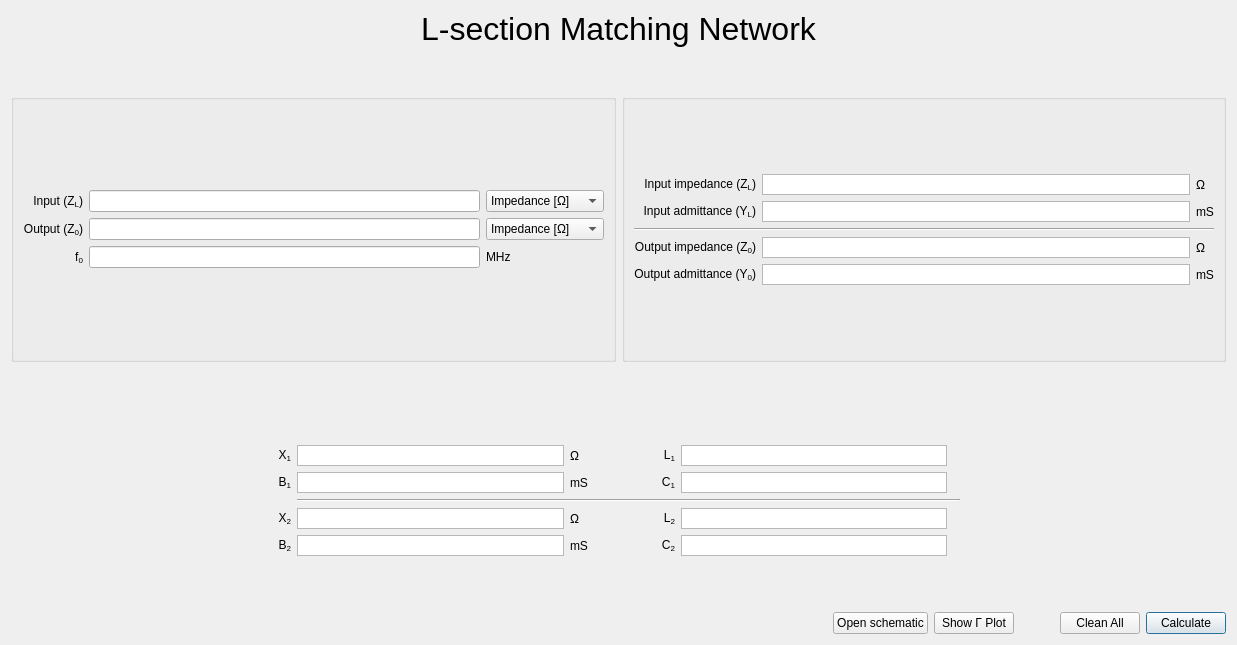
                <widget class="QWidget" name="scrollAreaWidgetContents_3">
                 <property name="geometry">
                  <rect>
                   <x>0</x>
                   <y>0</y>
                   <width>1237</width>
                   <height>645</height>
                  </rect>
                 </property>
                 <layout class="QVBoxLayout" name="verticalLayout_12">
                  <item>
                   <layout class="QVBoxLayout" name="verticalLayout_2">
                    <item>
                     <widget class="QLabel" name="label_19">
                      <property name="text">
                       <string>&lt;html&gt;&lt;head/&gt;&lt;body&gt;&lt;p&gt;&lt;span style=&quot; font-size:24pt;&quot;&gt;L-section Matching Network&lt;/span&gt;&lt;/p&gt;&lt;/body&gt;&lt;/html&gt;</string>
                      </property>
                      <property name="alignment">
                       <set>Qt::AlignCenter</set>
                      </property>
                     </widget>
                    </item>
                    <item>
                     <spacer name="verticalSpacer_4">
                      <property name="orientation">
                       <enum>Qt::Vertical</enum>
                      </property>
                      <property name="sizeType">
                       <enum>QSizePolicy::Fixed</enum>
                      </property>
                      <property name="sizeHint" stdset="0">
                       <size>
                        <width>20</width>
                        <height>40</height>
                       </size>
                      </property>
                     </spacer>
                    </item>
                    <item>
                     <layout class="QGridLayout" name="gridLayout_5">
                      <item row="2" column="0" colspan="2">
                       <layout class="QGridLayout" name="gridLayout_2">
                        <item row="2" column="6">
                         <widget class="QTextBrowser" name="C1_box">
                          <property name="maximumSize">
                           <size>
                            <width>16777215</width>
                            <height>21</height>
                           </size>
                          </property>
                          <property name="verticalScrollBarPolicy">
                           <enum>Qt::ScrollBarAlwaysOff</enum>
                          </property>
                         </widget>
                        </item>
                        <item row="5" column="2">
                         <widget class="QTextBrowser" name="B2_box">
                          <property name="maximumSize">
                           <size>
                            <width>8777215</width>
                            <height>21</height>
                           </size>
                          </property>
                          <property name="verticalScrollBarPolicy">
                           <enum>Qt::ScrollBarAlwaysOff</enum>
                          </property>
                         </widget>
                        </item>
                        <item row="5" column="6">
                         <widget class="QTextBrowser" name="C2_box">
                          <property name="maximumSize">
                           <size>
                            <width>16777215</width>
                            <height>21</height>
                           </size>
                          </property>
                          <property name="verticalScrollBarPolicy">
                           <enum>Qt::ScrollBarAlwaysOff</enum>
                          </property>
                         </widget>
                        </item>
                        <item row="5" column="5">
                         <widget class="QLabel" name="label_87">
                          <property name="text">
                           <string>C&lt;sub&gt;2&lt;/sub&gt;</string>
                          </property>
                          <property name="alignment">
                           <set>Qt::AlignRight|Qt::AlignTrailing|Qt::AlignVCenter</set>
                          </property>
                         </widget>
                        </item>
                        <item row="4" column="2">
                         <widget class="QTextBrowser" name="X2_box">
                          <property name="maximumSize">
                           <size>
                            <width>8777215</width>
                            <height>21</height>
                           </size>
                          </property>
                          <property name="verticalScrollBarPolicy">
                           <enum>Qt::ScrollBarAlwaysOff</enum>
                          </property>
                         </widget>
                        </item>
                        <item row="1" column="2">
                         <widget class="QTextBrowser" name="X1_box">
                          <property name="maximumSize">
                           <size>
                            <width>8777215</width>
                            <height>21</height>
                           </size>
                          </property>
                          <property name="verticalScrollBarPolicy">
                           <enum>Qt::ScrollBarAlwaysOff</enum>
                          </property>
                         </widget>
                        </item>
                        <item row="5" column="1">
                         <widget class="QLabel" name="label_74">
                          <property name="text">
                           <string>B&lt;sub&gt;2&lt;/sub&gt;</string>
                          </property>
                          <property name="alignment">
                           <set>Qt::AlignRight|Qt::AlignTrailing|Qt::AlignVCenter</set>
                          </property>
                         </widget>
                        </item>
                        <item row="5" column="7">
                         <widget class="QLabel" name="label_117">
                          <property name="text">
                           <string/>
                          </property>
                         </widget>
                        </item>
                        <item row="1" column="3">
                         <widget class="QLabel" name="label_110">
                          <property name="text">
                           <string>Ω</string>
                          </property>
                         </widget>
                        </item>
                        <item row="4" column="7">
                         <widget class="QLabel" name="label_116">
                          <property name="text">
                           <string/>
                          </property>
                         </widget>
                        </item>
                        <item row="1" column="1">
                         <widget class="QLabel" name="label_23">
                          <property name="text">
                           <string>X&lt;sub&gt;1&lt;/sub&gt;</string>
                          </property>
                          <property name="alignment">
                           <set>Qt::AlignRight|Qt::AlignTrailing|Qt::AlignVCenter</set>
                          </property>
                         </widget>
                        </item>
                        <item row="4" column="5">
                         <widget class="QLabel" name="label_88">
                          <property name="text">
                           <string>L&lt;sub&gt;2&lt;/sub&gt;</string>
                          </property>
                          <property name="alignment">
                           <set>Qt::AlignRight|Qt::AlignTrailing|Qt::AlignVCenter</set>
                          </property>
                         </widget>
                        </item>
                        <item row="2" column="2">
                         <widget class="QTextBrowser" name="B1_box">
                          <property name="maximumSize">
                           <size>
                            <width>8777215</width>
                            <height>21</height>
                           </size>
                          </property>
                          <property name="verticalScrollBarPolicy">
                           <enum>Qt::ScrollBarAlwaysOff</enum>
                          </property>
                         </widget>
                        </item>
                        <item row="2" column="7">
                         <widget class="QLabel" name="label_113">
                          <property name="text">
                           <string/>
                          </property>
                         </widget>
                        </item>
                        <item row="5" column="3">
                         <widget class="QLabel" name="label_115">
                          <property name="text">
                           <string>mS</string>
                          </property>
                         </widget>
                        </item>
                        <item row="4" column="3">
                         <widget class="QLabel" name="label_114">
                          <property name="text">
                           <string>Ω</string>
                          </property>
                         </widget>
                        </item>
                        <item row="1" column="7">
                         <widget class="QLabel" name="label_112">
                          <property name="text">
                           <string/>
                          </property>
                         </widget>
                        </item>
                        <item row="0" column="2">
                         <widget class="QLabel" name="label_18">
                          <property name="maximumSize">
                           <size>
                            <width>16777215</width>
                            <height>21</height>
                           </size>
                          </property>
                          <property name="text">
                           <string/>
                          </property>
                         </widget>
                        </item>
                        <item row="2" column="0">
                         <spacer name="horizontalSpacer_6">
                          <property name="orientation">
                           <enum>Qt::Horizontal</enum>
                          </property>
                          <property name="sizeHint" stdset="0">
                           <size>
                            <width>40</width>
                            <height>20</height>
                           </size>
                          </property>
                         </spacer>
                        </item>
                        <item row="1" column="5">
                         <widget class="QLabel" name="label_84">
                          <property name="text">
                           <string>L&lt;sub&gt;1&lt;/sub&gt;</string>
                          </property>
                          <property name="alignment">
                           <set>Qt::AlignRight|Qt::AlignTrailing|Qt::AlignVCenter</set>
                          </property>
                         </widget>
                        </item>
                        <item row="4" column="1">
                         <widget class="QLabel" name="label_80">
                          <property name="text">
                           <string>X&lt;sub&gt;2&lt;/sub&gt;</string>
                          </property>
                          <property name="alignment">
                           <set>Qt::AlignRight|Qt::AlignTrailing|Qt::AlignVCenter</set>
                          </property>
                         </widget>
                        </item>
                        <item row="2" column="4">
                         <spacer name="horizontalSpacer_4">
                          <property name="orientation">
                           <enum>Qt::Horizontal</enum>
                          </property>
                          <property name="sizeType">
                           <enum>QSizePolicy::Fixed</enum>
                          </property>
                          <property name="sizeHint" stdset="0">
                           <size>
                            <width>60</width>
                            <height>20</height>
                           </size>
                          </property>
                         </spacer>
                        </item>
                        <item row="2" column="3">
                         <widget class="QLabel" name="label_111">
                          <property name="text">
                           <string>mS</string>
                          </property>
                         </widget>
                        </item>
                        <item row="4" column="6">
                         <widget class="QTextBrowser" name="L2_box">
                          <property name="maximumSize">
                           <size>
                            <width>16777215</width>
                            <height>21</height>
                           </size>
                          </property>
                          <property name="verticalScrollBarPolicy">
                           <enum>Qt::ScrollBarAlwaysOff</enum>
                          </property>
                         </widget>
                        </item>
                        <item row="2" column="8">
                         <spacer name="horizontalSpacer_5">
                          <property name="orientation">
                           <enum>Qt::Horizontal</enum>
                          </property>
                          <property name="sizeHint" stdset="0">
                           <size>
                            <width>40</width>
                            <height>20</height>
                           </size>
                          </property>
                         </spacer>
                        </item>
                        <item row="1" column="6">
                         <widget class="QTextBrowser" name="L1_box">
                          <property name="maximumSize">
                           <size>
                            <width>16777215</width>
                            <height>21</height>
                           </size>
                          </property>
                          <property name="verticalScrollBarPolicy">
                           <enum>Qt::ScrollBarAlwaysOff</enum>
                          </property>
                         </widget>
                        </item>
                        <item row="2" column="1">
                         <widget class="QLabel" name="label_24">
                          <property name="text">
                           <string>B&lt;sub&gt;1&lt;/sub&gt;</string>
                          </property>
                          <property name="alignment">
                           <set>Qt::AlignRight|Qt::AlignTrailing|Qt::AlignVCenter</set>
                          </property>
                         </widget>
                        </item>
                        <item row="3" column="2" colspan="6">
                         <widget class="Line" name="line_2">
                          <property name="orientation">
                           <enum>Qt::Horizontal</enum>
                          </property>
                         </widget>
                        </item>
                        <item row="2" column="5">
                         <widget class="QLabel" name="label_83">
                          <property name="text">
                           <string>C&lt;sub&gt;1&lt;/sub&gt;</string>
                          </property>
                          <property name="alignment">
                           <set>Qt::AlignRight|Qt::AlignTrailing|Qt::AlignVCenter</set>
                          </property>
                         </widget>
                        </item>
                       </layout>
                      </item>
                      <item row="3" column="1">
                       <spacer name="verticalSpacer_2">
                        <property name="orientation">
                         <enum>Qt::Vertical</enum>
                        </property>
                        <property name="sizeType">
                         <enum>QSizePolicy::Minimum</enum>
                        </property>
                        <property name="sizeHint" stdset="0">
                         <size>
                          <width>20</width>
                          <height>50</height>
                         </size>
                        </property>
                       </spacer>
                      </item>
                      <item row="1" column="1">
                       <spacer name="verticalSpacer">
                        <property name="orientation">
                         <enum>Qt::Vertical</enum>
                        </property>
                        <property name="sizeType">
                         <enum>QSizePolicy::Minimum</enum>
                        </property>
                        <property name="sizeHint" stdset="0">
                         <size>
                          <width>20</width>
                          <height>50</height>
                         </size>
                        </property>
                       </spacer>
                      </item>
                      <item row="0" column="1">
                       <widget class="QGroupBox" name="groupBox_3">
                        <property name="title">
                         <string/>
                        </property>
                        <layout class="QVBoxLayout" name="verticalLayout_5">
                         <item>
                          <layout class="QGridLayout" name="gridLayout_15">
                           <item row="1" column="0">
                            <widget class="QLabel" name="label_15">
                             <property name="text">
                              <string>Input admittance (Y&lt;sub&gt;L&lt;/sub&gt;)</string>
                             </property>
                             <property name="alignment">
                              <set>Qt::AlignRight|Qt::AlignTrailing|Qt::AlignVCenter</set>
                             </property>
                            </widget>
                           </item>
                           <item row="0" column="2">
                            <widget class="QLabel" name="label_106">
                             <property name="text">
                              <string>Ω</string>
                             </property>
                            </widget>
                           </item>
                           <item row="0" column="1">
                            <widget class="QTextBrowser" name="imp_input_box">
                             <property name="maximumSize">
                              <size>
                               <width>16777215</width>
                               <height>21</height>
                              </size>
                             </property>
                             <property name="verticalScrollBarPolicy">
                              <enum>Qt::ScrollBarAlwaysOff</enum>
                             </property>
                            </widget>
                           </item>
                           <item row="0" column="0">
                            <widget class="QLabel" name="label_14">
                             <property name="text">
                              <string>Input impedance (Z&lt;sub&gt;L&lt;/sub&gt;)</string>
                             </property>
                             <property name="alignment">
                              <set>Qt::AlignRight|Qt::AlignTrailing|Qt::AlignVCenter</set>
                             </property>
                            </widget>
                           </item>
                           <item row="1" column="1">
                            <widget class="QTextBrowser" name="adm_input_box">
                             <property name="maximumSize">
                              <size>
                               <width>16777215</width>
                               <height>21</height>
                              </size>
                             </property>
                             <property name="verticalScrollBarPolicy">
                              <enum>Qt::ScrollBarAlwaysOff</enum>
                             </property>
                            </widget>
                           </item>
                           <item row="1" column="2">
                            <widget class="QLabel" name="label_107">
                             <property name="text">
                              <string>mS</string>
                             </property>
                            </widget>
                           </item>
                           <item row="3" column="0">
                            <widget class="QLabel" name="label_16">
                             <property name="text">
                              <string>Output impedance (Z&lt;sub&gt;0&lt;/sub&gt;)</string>
                             </property>
                             <property name="alignment">
                              <set>Qt::AlignRight|Qt::AlignTrailing|Qt::AlignVCenter</set>
                             </property>
                            </widget>
                           </item>
                           <item row="3" column="1">
                            <widget class="QTextBrowser" name="imp_output_box">
                             <property name="maximumSize">
                              <size>
                               <width>16777215</width>
                               <height>21</height>
                              </size>
                             </property>
                             <property name="verticalScrollBarPolicy">
                              <enum>Qt::ScrollBarAlwaysOff</enum>
                             </property>
                            </widget>
                           </item>
                           <item row="3" column="2">
                            <widget class="QLabel" name="label_108">
                             <property name="text">
                              <string>Ω</string>
                             </property>
                            </widget>
                           </item>
                           <item row="4" column="0">
                            <widget class="QLabel" name="label_17">
                             <property name="text">
                              <string>Output admittance (Y&lt;sub&gt;0&lt;/sub&gt;)</string>
                             </property>
                             <property name="alignment">
                              <set>Qt::AlignRight|Qt::AlignTrailing|Qt::AlignVCenter</set>
                             </property>
                            </widget>
                           </item>
                           <item row="4" column="1">
                            <widget class="QTextBrowser" name="adm_output_box">
                             <property name="maximumSize">
                              <size>
                               <width>16777215</width>
                               <height>21</height>
                              </size>
                             </property>
                             <property name="verticalScrollBarPolicy">
                              <enum>Qt::ScrollBarAlwaysOff</enum>
                             </property>
                            </widget>
                           </item>
                           <item row="4" column="2">
                            <widget class="QLabel" name="label_109">
                             <property name="text">
                              <string>mS</string>
                             </property>
                            </widget>
                           </item>
                           <item row="2" column="0" colspan="3">
                            <widget class="Line" name="line">
                             <property name="orientation">
                              <enum>Qt::Horizontal</enum>
                             </property>
                            </widget>
                           </item>
                          </layout>
                         </item>
                        </layout>
                       </widget>
                      </item>
                      <item row="0" column="0">
                       <widget class="QGroupBox" name="groupBox_2">
                        <property name="title">
                         <string/>
                        </property>
                        <layout class="QVBoxLayout" name="verticalLayout_4">
                         <item>
                          <layout class="QGridLayout" name="gridLayout_8">
                           <item row="0" column="2">
                            <widget class="QComboBox" name="comboBox">
                             <item>
                              <property name="text">
                               <string>Impedance [Ω]</string>
                              </property>
                             </item>
                             <item>
                              <property name="text">
                               <string>Admittance [mS]</string>
                              </property>
                             </item>
                            </widget>
                           </item>
                           <item row="1" column="2">
                            <widget class="QComboBox" name="comboBox_2">
                             <item>
                              <property name="text">
                               <string>Impedance [Ω]</string>
                              </property>
                             </item>
                             <item>
                              <property name="text">
                               <string>Admittance [mS]</string>
                              </property>
                             </item>
                            </widget>
                           </item>
                           <item row="1" column="1">
                            <widget class="QLineEdit" name="output_box"/>
                           </item>
                           <item row="1" column="0">
                            <widget class="QLabel" name="label_73">
                             <property name="sizePolicy">
                              <sizepolicy hsizetype="Minimum" vsizetype="Preferred">
                               <horstretch>0</horstretch>
                               <verstretch>0</verstretch>
                              </sizepolicy>
                             </property>
                             <property name="text">
                              <string>Output (Z&lt;sub&gt;0&lt;/sub&gt;)</string>
                             </property>
                             <property name="alignment">
                              <set>Qt::AlignRight|Qt::AlignTrailing|Qt::AlignVCenter</set>
                             </property>
                            </widget>
                           </item>
                           <item row="0" column="1">
                            <widget class="QLineEdit" name="input_box"/>
                           </item>
                           <item row="0" column="0">
                            <widget class="QLabel" name="label_72">
                             <property name="sizePolicy">
                              <sizepolicy hsizetype="Minimum" vsizetype="Preferred">
                               <horstretch>0</horstretch>
                               <verstretch>0</verstretch>
                              </sizepolicy>
                             </property>
                             <property name="text">
                              <string>Input (Z&lt;sub&gt;L&lt;/sub&gt;)</string>
                             </property>
                             <property name="alignment">
                              <set>Qt::AlignRight|Qt::AlignTrailing|Qt::AlignVCenter</set>
                             </property>
                            </widget>
                           </item>
                           <item row="2" column="1">
                            <widget class="QLineEdit" name="f0_box"/>
                           </item>
                           <item row="2" column="0">
                            <widget class="QLabel" name="label_70">
                             <property name="sizePolicy">
                              <sizepolicy hsizetype="Minimum" vsizetype="Preferred">
                               <horstretch>0</horstretch>
                               <verstretch>0</verstretch>
                              </sizepolicy>
                             </property>
                             <property name="text">
                              <string>f&lt;sub&gt;0&lt;/sub&gt;</string>
                             </property>
                             <property name="alignment">
                              <set>Qt::AlignRight|Qt::AlignTrailing|Qt::AlignVCenter</set>
                             </property>
                            </widget>
                           </item>
                           <item row="2" column="2">
                            <widget class="QLabel" name="label_7">
                             <property name="text">
                              <string>MHz</string>
                             </property>
                            </widget>
                           </item>
                          </layout>
                         </item>
                        </layout>
                       </widget>
                      </item>
                     </layout>
                    </item>
                    <item>
                     <layout class="QHBoxLayout" name="horizontalLayout_2">
                      <item>
                       <spacer name="horizontalSpacer">
                        <property name="orientation">
                         <enum>Qt::Horizontal</enum>
                        </property>
                        <property name="sizeHint" stdset="0">
                         <size>
                          <width>40</width>
                          <height>20</height>
                         </size>
                        </property>
                       </spacer>
                      </item>
                      <item>
                       <widget class="QPushButton" name="open_pdf_sketch_button">
                        <property name="text">
                         <string>Open schematic</string>
                        </property>
                       </widget>
                      </item>
                      <item>
                       <widget class="QPushButton" name="plot">
                        <property name="text">
                         <string>Show Γ Plot</string>
                        </property>
                        <property name="autoDefault">
                         <bool>true</bool>
                        </property>
                        <property name="default">
                         <bool>false</bool>
                        </property>
                        <property name="flat">
                         <bool>false</bool>
                        </property>
                       </widget>
                      </item>
                      <item>
                       <spacer name="horizontalSpacer_14">
                        <property name="orientation">
                         <enum>Qt::Horizontal</enum>
                        </property>
                        <property name="sizeType">
                         <enum>QSizePolicy::Fixed</enum>
                        </property>
                        <property name="sizeHint" stdset="0">
                         <size>
                          <width>40</width>
                          <height>20</height>
                         </size>
                        </property>
                       </spacer>
                      </item>
                      <item>
                       <widget class="QPushButton" name="Clean_all_button_3">
                        <property name="text">
                         <string>Clean All</string>
                        </property>
                       </widget>
                      </item>
                      <item>
                       <widget class="QPushButton" name="Calculate_button_3">
                        <property name="text">
                         <string>Calculate</string>
                        </property>
                        <property name="autoDefault">
                         <bool>true</bool>
                        </property>
                        <property name="default">
                         <bool>true</bool>
                        </property>
                       </widget>
                      </item>
                     </layout>
                    </item>
                   </layout>
                  </item>
                 </layout>
                </widget>
